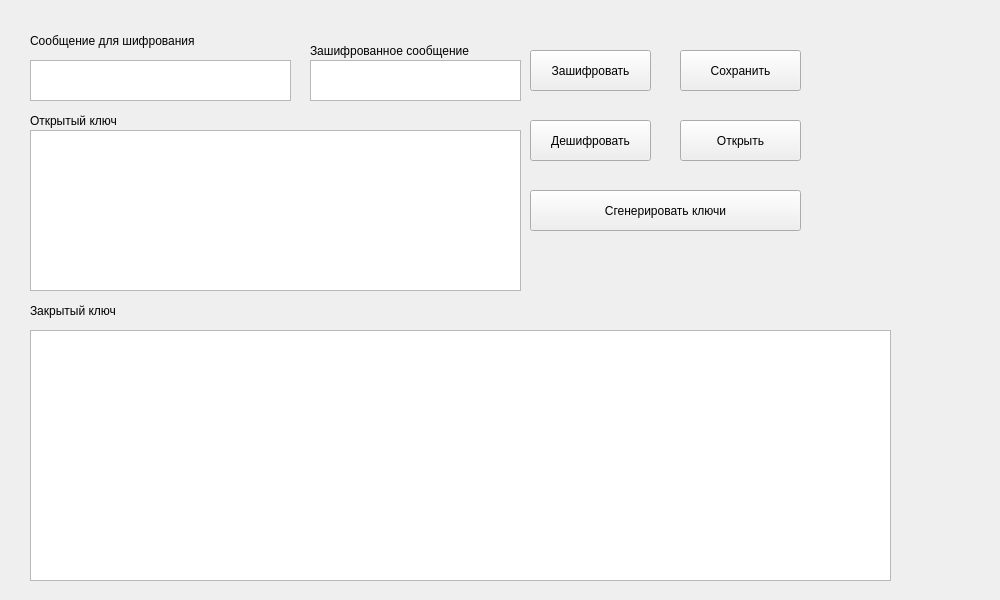
<?xml version="1.0" encoding="UTF-8"?>
<ui version="4.0">
 <class>MainWindow</class>
 <widget class="QMainWindow" name="MainWindow">
  <property name="geometry">
   <rect>
    <x>0</x>
    <y>0</y>
    <width>1000</width>
    <height>600</height>
   </rect>
  </property>
  <property name="windowTitle">
   <string>MainWindow</string>
  </property>
  <widget class="QWidget" name="centralwidget">
   <widget class="QPushButton" name="encrypt">
    <property name="geometry">
     <rect>
      <x>530</x>
      <y>50</y>
      <width>121</width>
      <height>41</height>
     </rect>
    </property>
    <property name="text">
     <string>Зашифровать</string>
    </property>
   </widget>
   <widget class="QLabel" name="label_4">
    <property name="geometry">
     <rect>
      <x>30</x>
      <y>30</y>
      <width>191</width>
      <height>21</height>
     </rect>
    </property>
    <property name="text">
     <string>Сообщение для шифрования</string>
    </property>
   </widget>
   <widget class="QPushButton" name="decrypt">
    <property name="geometry">
     <rect>
      <x>530</x>
      <y>120</y>
      <width>121</width>
      <height>41</height>
     </rect>
    </property>
    <property name="text">
     <string>Дешифровать</string>
    </property>
   </widget>
   <widget class="QLabel" name="label_5">
    <property name="geometry">
     <rect>
      <x>310</x>
      <y>40</y>
      <width>181</width>
      <height>21</height>
     </rect>
    </property>
    <property name="text">
     <string>Зашифрованное сообщение</string>
    </property>
   </widget>
   <widget class="QPlainTextEdit" name="mes">
    <property name="geometry">
     <rect>
      <x>30</x>
      <y>60</y>
      <width>261</width>
      <height>41</height>
     </rect>
    </property>
   </widget>
   <widget class="QPlainTextEdit" name="dec_mes">
    <property name="geometry">
     <rect>
      <x>310</x>
      <y>60</y>
      <width>211</width>
      <height>41</height>
     </rect>
    </property>
   </widget>
   <widget class="QPlainTextEdit" name="open_key">
    <property name="geometry">
     <rect>
      <x>30</x>
      <y>130</y>
      <width>491</width>
      <height>161</height>
     </rect>
    </property>
   </widget>
   <widget class="QLabel" name="label_6">
    <property name="geometry">
     <rect>
      <x>30</x>
      <y>110</y>
      <width>191</width>
      <height>21</height>
     </rect>
    </property>
    <property name="text">
     <string>Открытый ключ</string>
    </property>
   </widget>
   <widget class="QPushButton" name="save">
    <property name="geometry">
     <rect>
      <x>680</x>
      <y>50</y>
      <width>121</width>
      <height>41</height>
     </rect>
    </property>
    <property name="text">
     <string>Сохранить</string>
    </property>
   </widget>
   <widget class="QPushButton" name="open">
    <property name="geometry">
     <rect>
      <x>680</x>
      <y>120</y>
      <width>121</width>
      <height>41</height>
     </rect>
    </property>
    <property name="text">
     <string>Открыть</string>
    </property>
   </widget>
   <widget class="QPlainTextEdit" name="closed_key">
    <property name="geometry">
     <rect>
      <x>30</x>
      <y>330</y>
      <width>861</width>
      <height>251</height>
     </rect>
    </property>
   </widget>
   <widget class="QLabel" name="label_7">
    <property name="geometry">
     <rect>
      <x>30</x>
      <y>300</y>
      <width>191</width>
      <height>21</height>
     </rect>
    </property>
    <property name="text">
     <string>Закрытый ключ</string>
    </property>
   </widget>
   <widget class="QPushButton" name="generate">
    <property name="geometry">
     <rect>
      <x>530</x>
      <y>190</y>
      <width>271</width>
      <height>41</height>
     </rect>
    </property>
    <property name="text">
     <string>Сгенерировать ключи</string>
    </property>
   </widget>
  </widget>
 </widget>
 <resources/>
 <connections/>
</ui>
